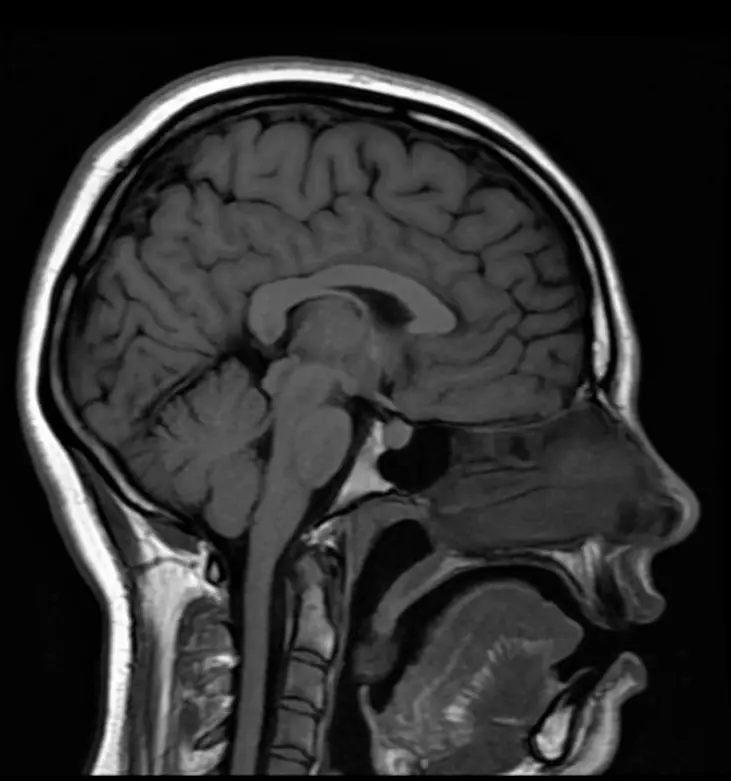
%> input picture HW1_M.Sina Hasan-Nia/pics/brainMRI.png, 731 x 781 px
$ octave Q2.m   (GNU Octave 9; MATLAB toolbox functions it lacks are replaced by stand-ins)
%> lines starting %> are read from the running program, lines starting %| are printed output that depends on the picture
%---------------------------  Q2  -----------------------------
close all ; clear all , clc;
image =  "..\pics\brainMRI.png";  % image path
img = imread(image);
%> img is the input picture: size 781x731x3 uint8; mean R, G, B 46.8, 46.8, 46.8
img = im2double(img(:,:,1));
%> img: size 781x731 double
%% PART A
% generating the idx of the regions
x_spliter = floor(size(img,1)/2);
%> x_spliter = 390
y_spliter = floor(size(img,2)/2);
%> y_spliter = 365
[noise_saltpeper,noisy_img_saltpeper] = noise_generator(img,"salt & pepper",0.05);
[noise_guassian,noisy_img_guassian] = noise_generator(img,"gaussian",[0,0.08]);
%> call 2 of noise_generator, with noise_type = 'gaussian', noise_hyperparameter = [0 0.08]
%> in noise_generator (call 2), `noisy_img = imnoise(I,noise_type, a1, a2);`:
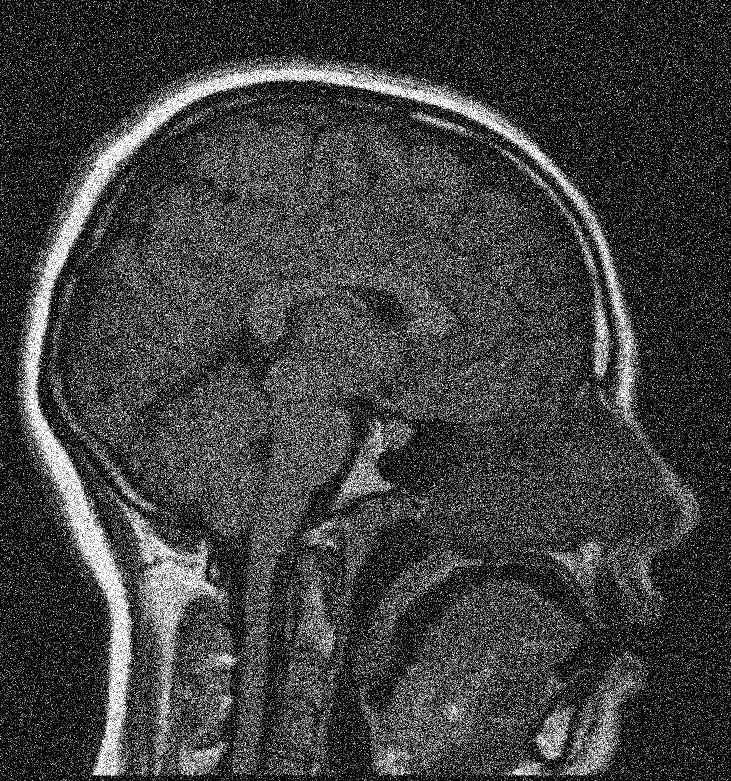
%> noisy_img: size 781x731 double; min 0, max 1, mean 0.241
%> in noise_generator (call 2), `noise = noisy_img - I;`:
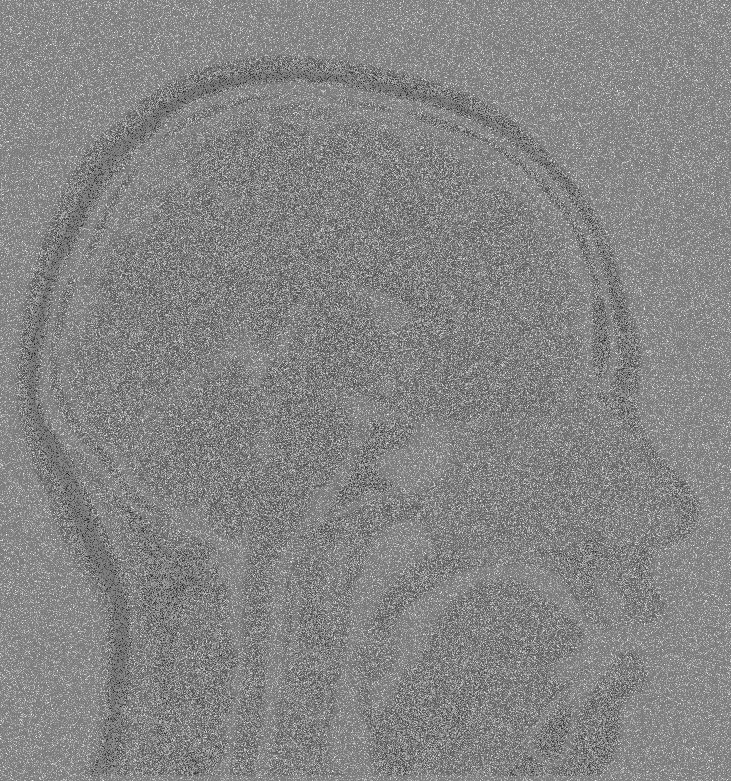
%> noise: size 781x731 double; min -0.976, max 1, mean 0.0576; drawn with min black and max white
desired_img = img;
desired_img(1:x_spliter,1:y_spliter) = img(1:x_spliter,1:y_spliter) + noise_saltpeper(1:x_spliter,1:y_spliter);
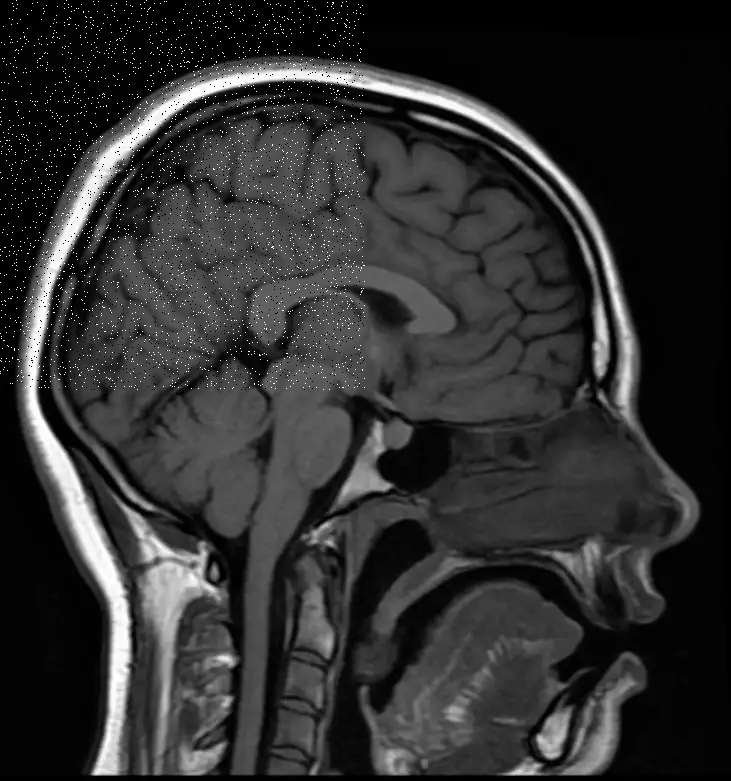
%> desired_img: size 781x731 double; min 0, max 1, mean 0.187
desired_img(x_spliter+1:end,1:y_spliter) = img(x_spliter+1:end,1:y_spliter) + noise_guassian(x_spliter+1:end,1:y_spliter);
desired_img(x_spliter+1:end,y_spliter+1:end) = img(x_spliter+1:end,y_spliter+1:end) + noise_guassian(x_spliter+1:end,y_spliter+1:end)+ noise_saltpeper(x_spliter+1:end,y_spliter+1:end);
imshow(desired_img)
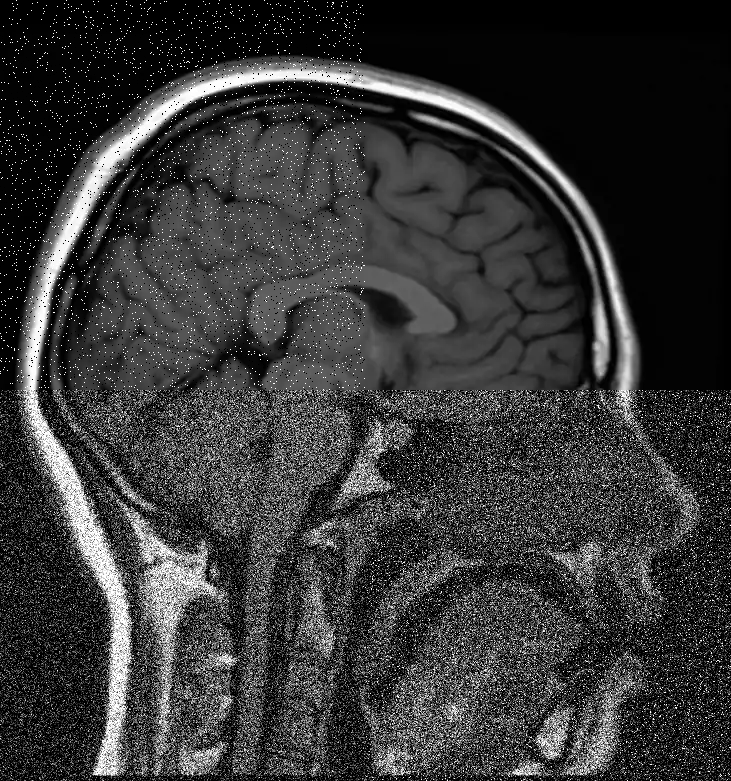
%> displayed picture: size 781x731, on the screen's scale of 0 to 255; min 0, max 255, mean 55.4
title("Generated Image",'Interpreter','latex','FontSize', 15)
%% Part B
%mean filter
figure()
for kerlen = 3:2:9
    i = floor(kerlen/2);
    kernel_window = 1 / kerlen^2 * ones(kerlen);
    filtered_img = imfilter(desired_img, kernel_window, 'replicate');
    subplot(1,4,i)
    imshow(filtered_img)
    title("filtered Image with kernel size " + num2str(kerlen)+"x"+num2str(kerlen), 'Interpreter','latex')
end
sgtitle("Filtered image using mean filter",'Interpreter','latex')
% median filter
figure()
for kerlen = 3:2:9
    i = floor(kerlen/2);
    filtered_img = medfilt2(desired_img, [kerlen kerlen]);
    subplot(1,4,i)
    imshow(filtered_img)
    title("filtered Image with kernel size " + num2str(kerlen)+"x"+num2str(kerlen), 'Interpreter','latex')
end
sgtitle("Filtered image using median filter",'Interpreter','latex')
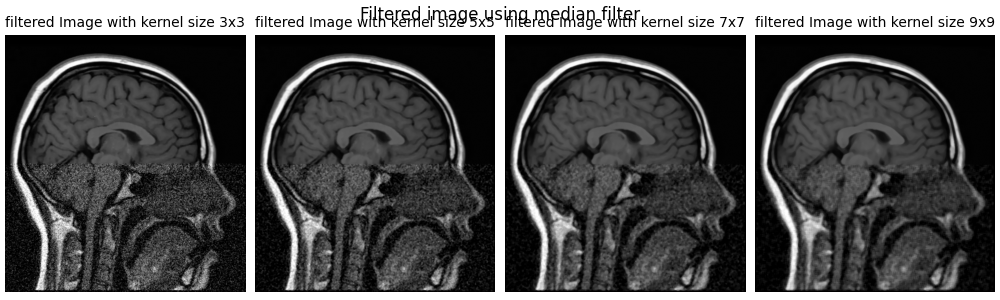
%> figure redrawn from the program's plot data, 4 panels
% guassian filter
figure()
i = 1;
for sigma = [0.5 0.9 1.2 1.5 ]
    filtered_img = imgaussfilt(desired_img,sigma);
    subplot(1,4,i)
    imshow(filtered_img)
    title("filtered Image with kernel size " + num2str(floor(6*sigma))+"x"+num2str(floor(6*sigma)), 'Interpreter','latex')
    i = i + 1 ;
end
%> this loop made 4 passes
%> pass 1, `filtered_img = imgaussfilt(desired_img,sigma);`:
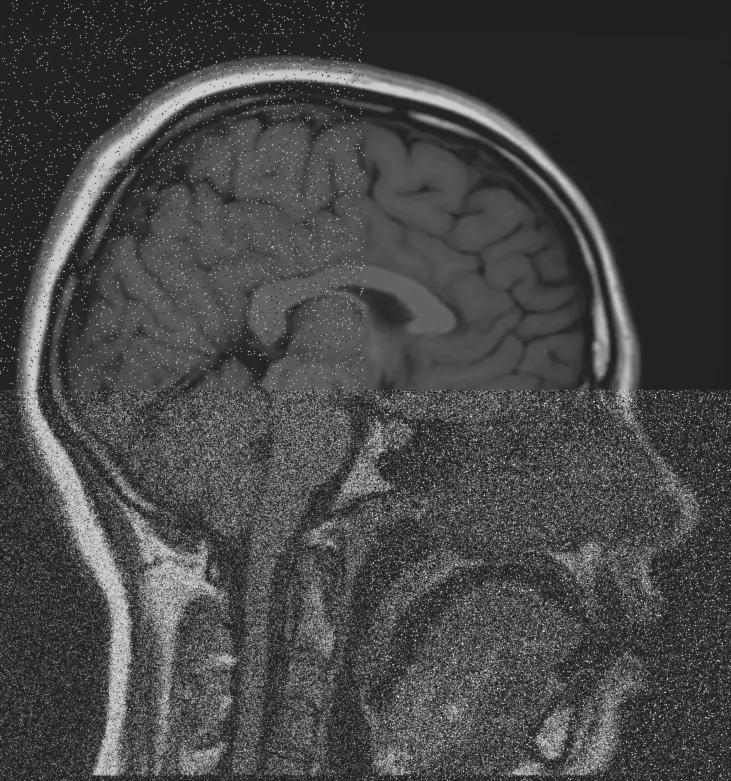
%> filtered_img: size 781x731 double; min -0.188, max 1.27, mean 0.218; drawn with min black and max white
%> after the loop, i = 5
sgtitle("Filtered image using guassian filter",'Interpreter','latex')
%% Part C
sigma = 0.8; m = 5;
%%% first : median second : guassian
filtered_img11 = medfilt2(desired_img, [m m]);
filtered_img12 = imgaussfilt(filtered_img11, sigma);
%%% first : guassian second :  median
filtered_img21 = imgaussfilt(desired_img, sigma);
filtered_img22 = medfilt2(filtered_img21, [m m]);
%%% plot
figure()
subplot(1,2,1)
imshow(filtered_img12)
title("first : median second : guassian",'Interpreter','latex')
subplot(1,2,2)
imshow(filtered_img22)
title("first : guassian second :  median",'Interpreter','latex')
sgtitle("Filtered image using filters simultanous",'Interpreter','latex' )
%% Part D
filtered_img_wnr = wiener2(desired_img, [7, 7]);
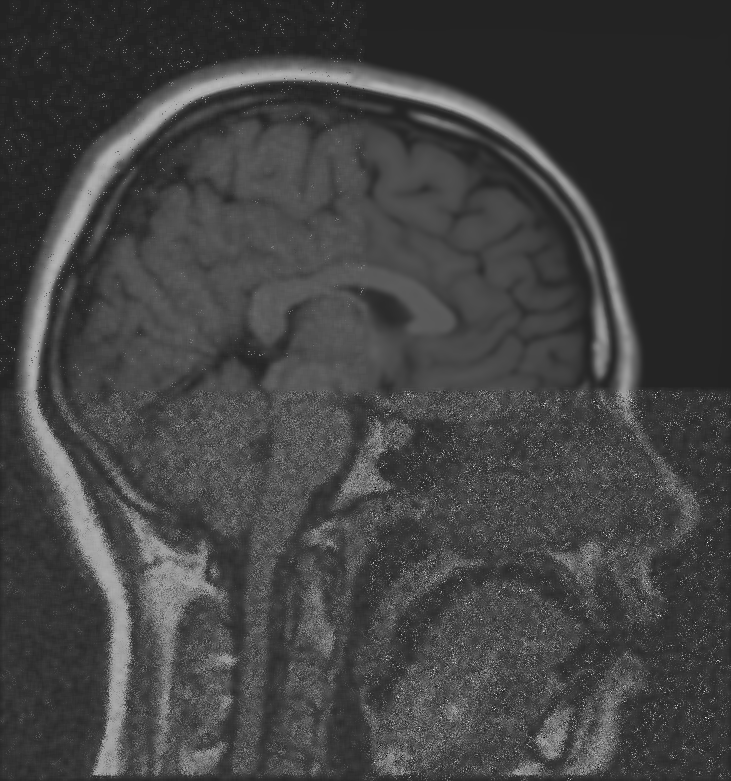
%> filtered_img_wnr: size 781x731 double; min -0.236, max 1.47, mean 0.218; drawn with min black and max white
figure()
subplot(2,3, 1)
kernel_window = 1 / 49 * ones(7);
imshow(imfilter(desired_img, kernel_window, 'replicate'))
title("Mean filter",'Interpreter','latex')
subplot(2,3, 2)
imshow(medfilt2(desired_img, [7 7]));
title("Median filter",'Interpreter','latex')
subplot(2,3,3)
imshow(imgaussfilt(desired_img,1.2));
title("Guassian filter",'Interpreter','latex')
subplot(2,3,4)
imshow(filtered_img12)
title("first : Median second : Guassian",'Interpreter','latex')
subplot(2,3,5)
imshow(filtered_img22)
title("first : Guassian second :  Median",'Interpreter','latex')
subplot(2,3,6)
imshow(wiener2(desired_img, [7, 7]))
title("Winner filter",'Interpreter','latex')

%% functions
function [noise,noisy_img] = noise_generator(I,noise_type,noise_hyperparameter)
if noise_type == "gaussian"
    flag = 1 ;                  % guassian
    a1 = noise_hyperparameter(1) ;
    a2 = noise_hyperparameter(2) ;
elseif noise_type== "localvar"
    flag = 1 ;                  % localvar
    a1 = noise_hyperparameter(1) ;
    a2 = noise_hyperparameter(2) ;
else
     flag = 2 ;                 % salt & peper,poisson , speckle
     b = noise_hyperparameter;
end
if flag == 1
    noisy_img = imnoise(I,noise_type, a1, a2);
else
   noisy_img = imnoise(I,noise_type, b);
end
noise = noisy_img - I;
end

$ run again, with HW1_M.Sina Hasan-Nia/pics/foot.jpg saved as HW1_M.Sina Hasan-Nia/pics/brainMRI.png
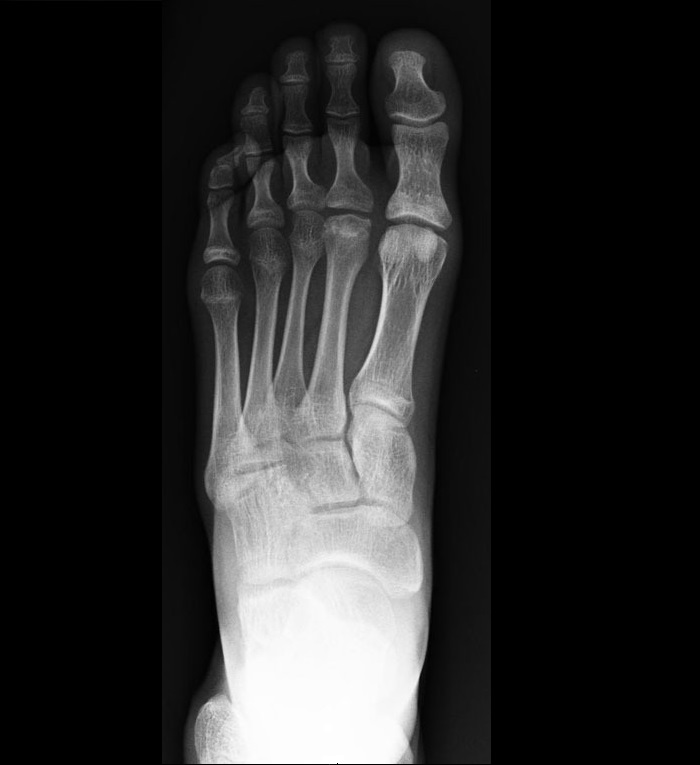
%> input picture HW1_M.Sina Hasan-Nia/pics/foot.jpg, 700 x 765 px
%> img is the input picture: size 765x700x3 uint8; min 0, max 255, mean 42.9
%> img: size 765x700 double
%> the loop `for sigma = [0.5 0.9 1.2 1.5 ]` made 4 passes
%> pass 1, `filtered_img = imgaussfilt(desired_img,sigma);`:
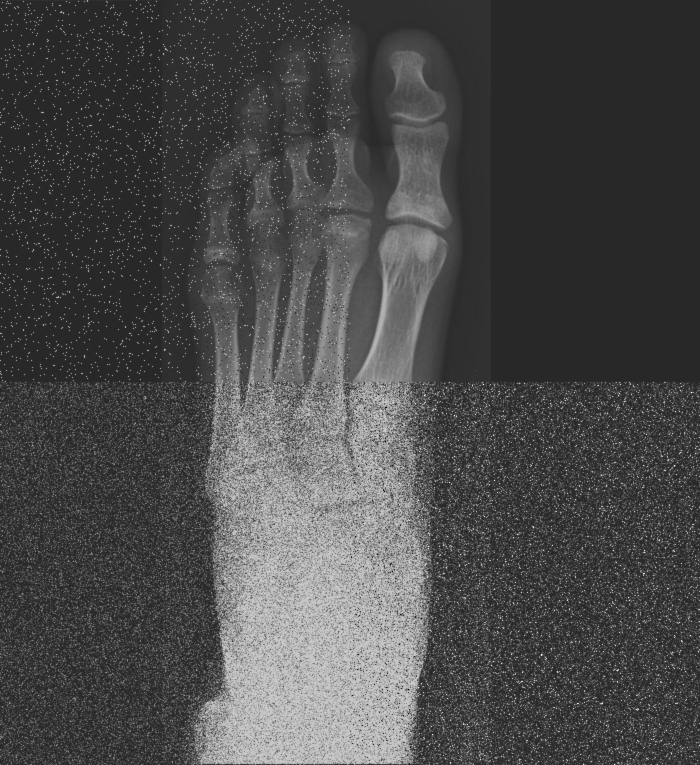
%> filtered_img: size 765x700 double; min -0.254, max 1.33, mean 0.206; drawn with min black and max white
%> after the loop `for sigma = [0.5 0.9 1.2 1.5 ]`: i = 5
%> `filtered_img_wnr = wiener2(desired_img, [7, 7]);`:
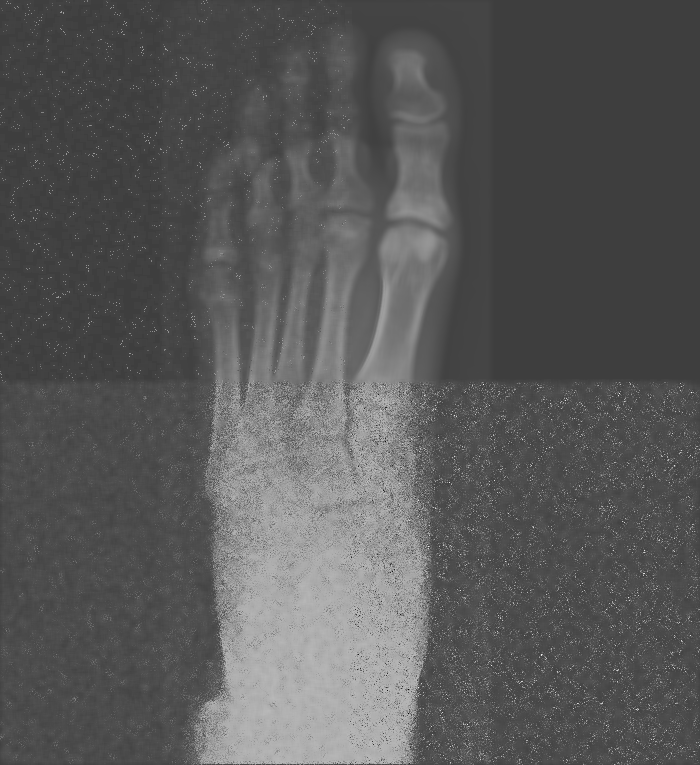
%> filtered_img_wnr: size 765x700 double; min -0.493, max 1.51, mean 0.206; drawn with min black and max white

$ run again, with HW1_M.Sina Hasan-Nia/pics/hand.jpg saved as HW1_M.Sina Hasan-Nia/pics/brainMRI.png
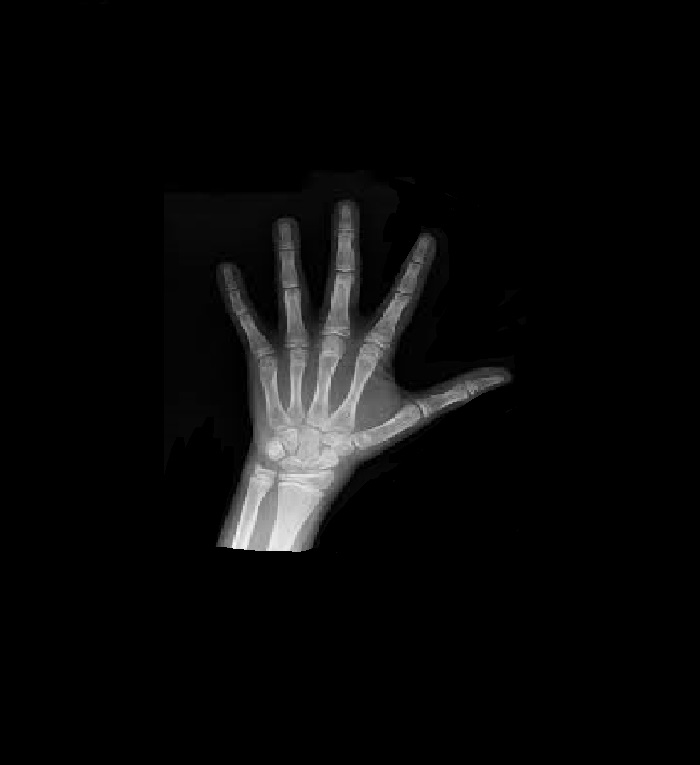
%> input picture HW1_M.Sina Hasan-Nia/pics/hand.jpg, 700 x 765 px
%> img is the input picture: size 765x700x3 uint8; min 0, max 250, mean 9.6
%> img: size 765x700 double
%> `sgtitle("Filtered image using median filter",'Interpreter','latex')`:
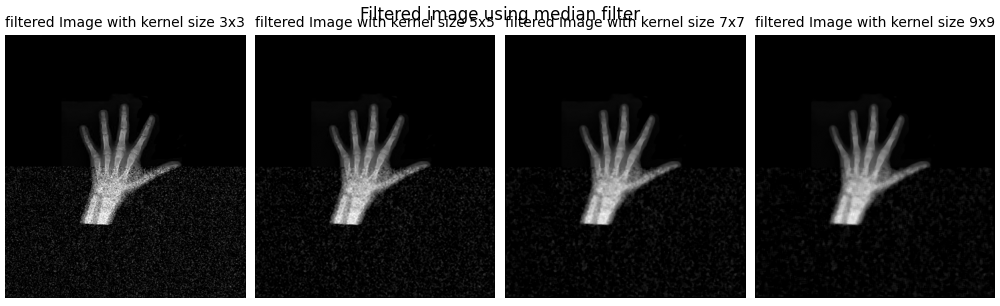
%> figure redrawn from the program's plot data, 4 panels
%> after the loop `for sigma = [0.5 0.9 1.2 1.5 ]`: i = 5
%> `filtered_img_wnr = wiener2(desired_img, [7, 7]);`:
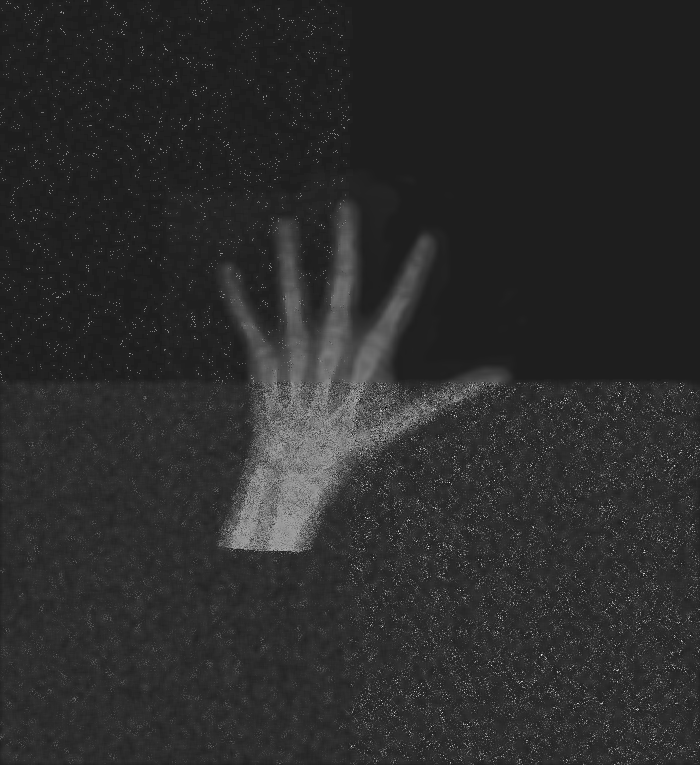
%> filtered_img_wnr: size 765x700 double; min -0.208, max 1.55, mean 0.0999; drawn with min black and max white
